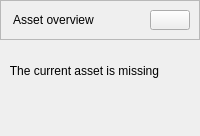
               <widget class="QWidget" name="page_4">
                <layout class="QVBoxLayout" name="verticalLayout_8">
                 <property name="leftMargin">
                  <number>0</number>
                 </property>
                 <property name="topMargin">
                  <number>0</number>
                 </property>
                 <property name="rightMargin">
                  <number>0</number>
                 </property>
                 <property name="bottomMargin">
                  <number>0</number>
                 </property>
                 <item>
                  <widget class="QFrame" name="info_frame">
                   <property name="maximumSize">
                    <size>
                     <width>16777215</width>
                     <height>40</height>
                    </size>
                   </property>
                   <property name="frameShape">
                    <enum>QFrame::StyledPanel</enum>
                   </property>
                   <property name="frameShadow">
                    <enum>QFrame::Raised</enum>
                   </property>
                   <layout class="QHBoxLayout" name="horizontalLayout_8">
                    <item>
                     <widget class="QLabel" name="label_4">
                      <property name="text">
                       <string>Asset overview</string>
                      </property>
                      <property name="alignment">
                       <set>Qt::AlignCenter</set>
                      </property>
                     </widget>
                    </item>
                    <item alignment="Qt::AlignRight">
                     <widget class="QPushButton" name="callaps_btn_c">
                      <property name="text">
                       <string/>
                      </property>
                      <property name="icon">
                       <iconset resource="../resurses.qrc">
                        <normaloff>:/icons/icons/x-circle.svg</normaloff>:/icons/icons/x-circle.svg</iconset>
                      </property>
                      <property name="iconSize">
                       <size>
                        <width>24</width>
                        <height>24</height>
                       </size>
                      </property>
                     </widget>
                    </item>
                   </layout>
                  </widget>
                 </item>
                 <item>
                  <widget class="QLabel" name="help_text_label">
                   <property name="minimumSize">
                    <size>
                     <width>0</width>
                     <height>50</height>
                    </size>
                   </property>
                   <property name="text">
                    <string>   The current asset is missing</string>
                   </property>
                  </widget>
                 </item>
                 <item>
                  <spacer name="verticalSpacer_4">
                   <property name="orientation">
                    <enum>Qt::Vertical</enum>
                   </property>
                   <property name="sizeHint" stdset="0">
                    <size>
                     <width>20</width>
                     <height>40</height>
                    </size>
                   </property>
                  </spacer>
                 </item>
                </layout>
               </widget>
